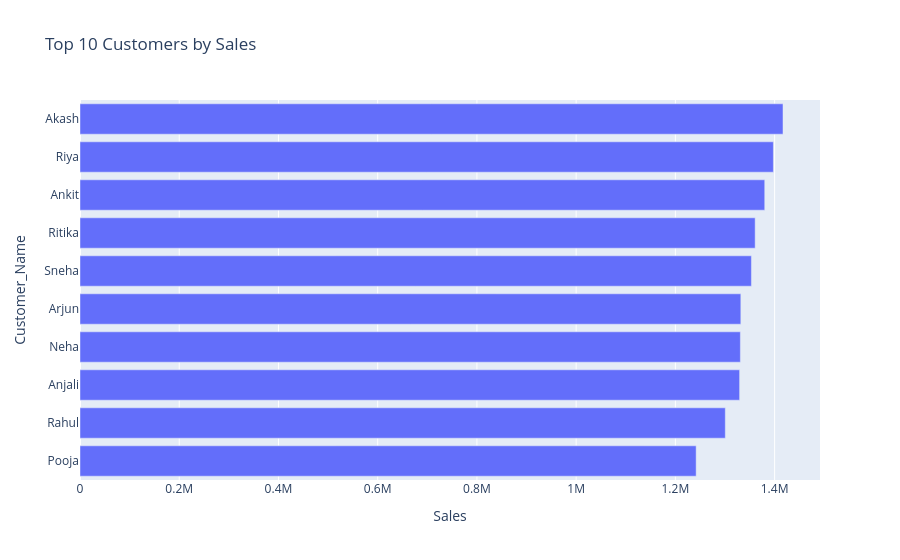

Source (notebook cell):
### Code cell
# Top 10 customers

top_customers = (
    df.groupby("Customer_Name", as_index=False)["Sales"]
      .sum()
      .nlargest(10, "Sales")
      .sort_values("Sales")
)

fig = px.bar(
    top_customers,
    x="Sales",
    y="Customer_Name",
    orientation="h",
    title="Top 10 Customers by Sales"
)

fig.show()

# "I used Plotly Express to create interactive visualizations for monthly sales trends, category performance, and top customers. 
# These charts help users compare performance and identify business trends."

### Figure 1 — Plotly figure (JSON) as saved in the notebook; plotly's stock layout.template omitted (floating-point values rounded to 4 significant figures)
{"data": [{"hovertemplate": "Sales=%{x}<br>Customer_Name=%{y}<extra></extra>", "legendgroup": "", "marker": {"color": "#636efa", "pattern": {"shape": ""}}, "name": "", "orientation": "h", "showlegend": false, "textposition": "auto", "type": "bar", "x": [1242000.0, 1301000.0, 1329000.0, 1331000.0, 1332000.0, 1353000.0, 1361000.0, 1380000.0, 1398000.0, 1417000.0], "xaxis": "x", "y": ["Pooja", "Rahul", "Anjali", "Neha", "Arjun", "Sneha", "Ritika", "Ankit", "Riya", "Akash"], "yaxis": "y"}], "layout": {"barmode": "relative", "legend": {"tracegroupgap": 0}, "title": {"text": "Top 10 Customers by Sales"}, "xaxis": {"anchor": "y", "domain": [0, 1], "title": {"text": "Sales"}}, "yaxis": {"anchor": "x", "domain": [0, 1], "title": {"text": "Customer_Name"}}}}
